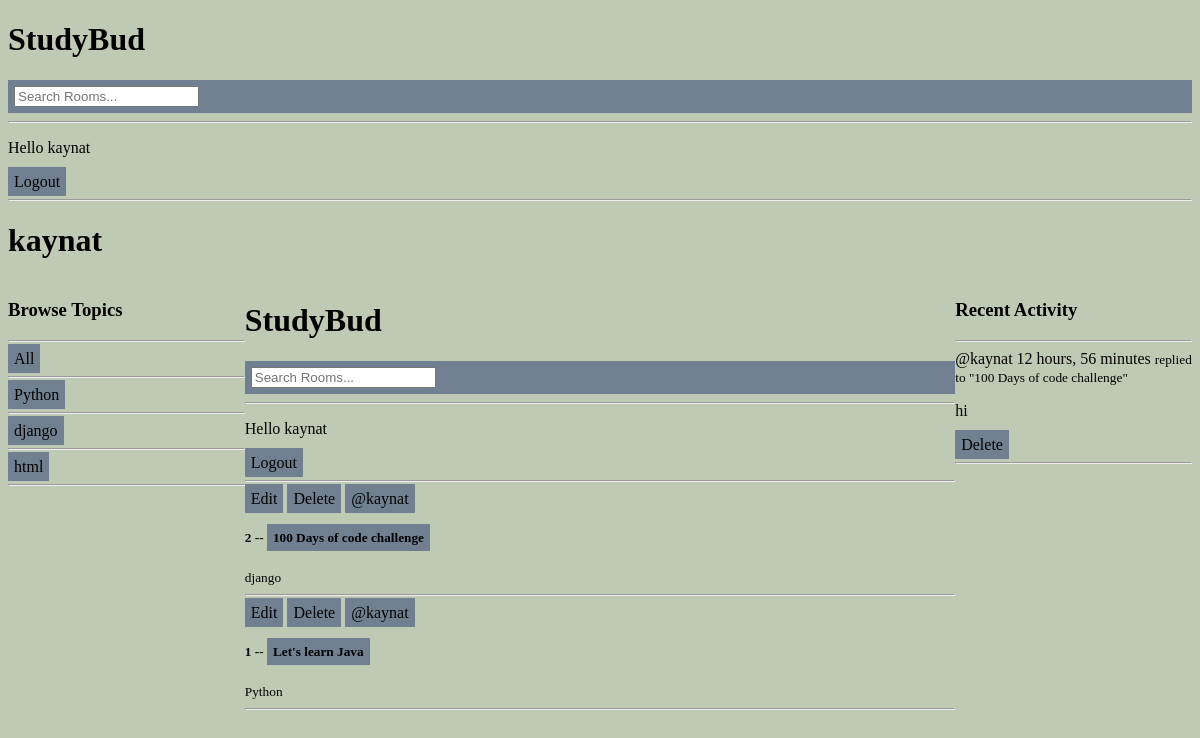
Screenshot of /profile/5/ (signed in) with the database file from the repository.
### base/models.py (models this page shows, shortened)
class Topic(models.Model):
    name =models.CharField(max_length=200)

class Room(models.Model):
    host =  models.ForeignKey(User, on_delete=models.SET_NULL, null= True)
    topic =  models.ForeignKey(Topic, on_delete=models.SET_NULL, null= True)
    name = models.CharField(max_length=200)
    description = models.TextField(null=True, blank=True)
    participants = models.ManyToManyField(User, related_name='Participants', blank= True)
    updated = models.DateTimeField(auto_now=True)
    created =models.DateTimeField(auto_now_add=True)
    class Meta:
        ordering = ['-updated', '-created']
    def __str__(self):
        return self.name

class Message(models.Model):
    user = models.ForeignKey(User, on_delete=models.CASCADE)
    room = models.ForeignKey(Room, on_delete=models.CASCADE)
    body = models.TextField()
    updated = models.DateTimeField(auto_now=True)
    created =models.DateTimeField(auto_now_add=True)
    class Meta:
        ordering = ['-updated', '-created']
    def __str__(self):
        return self.body[0:50]

### base/views.py (the view)
# urls.py: path('profile/<str:pk>/', views.userProfile, name="user-profile"),
def userProfile(request, pk ):
  user = User.objects.get(id=pk)
  rooms= user.room_set.all()
  room_messages = user.message_set.all()
  topics =Topic.objects.all()
  context = {'user': user, 'rooms':rooms, "room_messages":room_messages, "topics": topics}
  return render(request, 'base/profile.html', context)

### base/templates/base/profile.html (shortened to what this page needs)
{% extends 'main.html' %}
{% block content%}
<h1> {{user.username}} </h1>
<div class="profile-container">
    <div>
        {% include 'base/topics_component.html' %}
    </div>
    <div>
        {% include 'base/feed_component.html' %}
    <div>
        {% include 'base/activity_component.html' %}
{% endblock content%}

### templates/navbar.html (shortened to what this page needs)
<div class="container" id="cont1">
<a href="/">
    <h1>StudyBud</h1>
</a>
<form method="GET" action="{% url 'home'%}" class="btn">
    <input type="text" name="q" placeholder="Search Rooms..." />
</form>
<hr>
{% if  request.user.is_authenticated %}
<P> Hello {{request.user}}</p>
<a href="{% url 'logout' %}" class="btn" >Logout</a>
{% else %}
<a href="{% url 'login' %}" class="btn"> Login</a>
{% endif%}
<hr>
</div>

### base/templates/base/topics_component.html (shortened to what this page needs)
<div class="container" id="cont1">
       <h3> Browse Topics </h3>
       <hr>
       <div>
             <a href="{%url 'home' %}" class="btn"> All</a>
             <hr>
        </div>
        {% for topic in topics%}
        <div>
             <a href="{%url 'home' %}?q={{topic.name}}"  class="btn"> {{topic.name}}</a>
             <hr>
        </div>
        {%endfor%}
</div>

### base/templates/base/feed_component.html (shortened to what this page needs)
{% include 'navbar.html' %}
<!DOCTYPE html>
<html>
<head>
</head>
<body>
    <div class="container" id="cont1">
    <div>
        {% for room in rooms %}
            <div>
                {% if request.user == room.host %}
                <a href="{% url 'update-room' room.id %}" class="btn" > Edit</a>
                <a href=" {% url 'delete-room' room.id %}" class="btn" > Delete</a>
                {% endif%}
                <a href="{% url 'user-profile' room.host.id %}" class="btn">@{{room.host.username}}</a>
                <h5>{{room.id}} -- <a href="{% url 'room' room.id %}" class="btn"> {{room.name}}</a></h5>
                <small>{{room.topic.name}}</small>
                <hr>
            </div>
        {%  endfor %}
    </div>
</body>
    </div>
</html>

### base/templates/base/activity_component.html (shortened to what this page needs)
<div class="container" id="cont1">
<h3> Recent Activity </h3>
<hr>
{% for message in room_messages%}
    <div>
        <small<a href="{% url 'user-profile'  message.user.id %}" >@{{message.user}}</a> {{message.created|timesince}}</small>
        <small> replied to "{{message.room}}" </small>
        <p> {{message}}</p>
        {% if request.user == message.user%}
        </div>
            <div class="btn-group" role="group" aria-label="Basic mixed styles example">
            <a href ="{% url 'delete-message' message.id  %}" class="btn"> Delete</a>
        </div>
        {% endif %}
        <hr>
    </div>
{% endfor%}
</div>

### static/styles/main.css (style rules this page uses)
body { border: 2px red; background-color: rgba(104, 129, 78, 0.418); padding: 34; margin: 34; }

### templates/main.html (style rules this page uses)
.btn { background-color: slategrey; }

### templates/navbar.html (style rules this page uses)
a { text-decoration: none; color: black; }
.btn { background-color: slategrey; padding: 6px; border:none; cursor=pointer; font-size=18px; border-radius=4px; }

### base/templates/base/profile.html (style rules this page uses)
.profile-container { display: grid; grid-template-columns:1fr 3fr 1fr; }

### base/templates/base/topics_component.html (style rules this page uses)
a { text-decoration: none; color: black; }
.btn { background-color: blue; padding: 6px; border:none; cursor=pointer; font-size=18px; border-radius=4px; }

### base/templates/base/feed_component.html (style rules this page uses)
a { text-decoration: none; color: black; }
.btn { background-color: slategrey; padding: 6px; border:none; cursor=pointer; font-size=18px; border-radius=4px; }

### base/templates/base/activity_component.html (style rules this page uses)
a { text-decoration: none; color: black; }
.btn { background-color: slategrey; padding: 6px; border:none; cursor=pointer; font-size=18px; border-radius=4px; }

### rows the page displays
Topic: name "Python"
Topic: name "django"
Topic: name "html"
Room: shows "Edit", host.username "kaynat", id "2", name "100 Days of code challenge", topic.name "django"
Room: shows "Edit", host.username "kaynat", id "1", name "Let's learn Java", topic.name "Python"
Message: user "kaynat", created "12 hours, 56 minutes", room "100 Days of code challenge", body "hi", shows "Delete"

### other values shown
{{ request.user }} "kaynat kaynat"
{{ user.username }} "kaynat"
